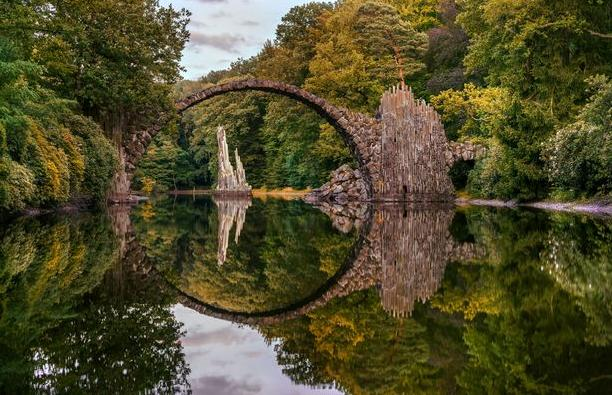
#> input picture Etapa1/OpenCV/ponte.jpg, 612 x 395 px
$ python atividade3.py
#> lines starting #> are read from the running program, lines starting #| are printed output that depends on the picture
# Importação das bibliotecas
import cv2

# Leitura da imagem com a função imread()
imagem = cv2.imread('ponte.jpg')
#> imagem is the input picture: shape (395, 612, 3); mean B, G, R 43.6, 75.7, 80

for y in range(0, imagem.shape[0]): # percorre linhas
    for x in range(0, imagem.shape[1]): # percorre colunas
        imagem[y, x] = (x%256,y%256,x%256)  # mantem o valor do pixel entre 0 e 255
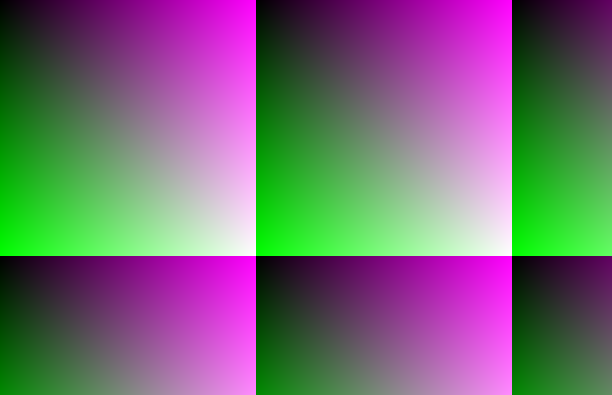
#> imagem: shape (395, 612, 3); mean B, G, R 114.8, 106.9, 114.8
                                            # uma vez que valores RGB assumem esse intevalo

# Mostra a imagem com a função imshow
cv2.imshow("Imagem modificada", imagem)
cv2.waitKey(0)  # espera pressionar qualquer tecla

$ run again, with Etapa1/OpenCV/entrada.jpg copied over Etapa1/OpenCV/ponte.jpg
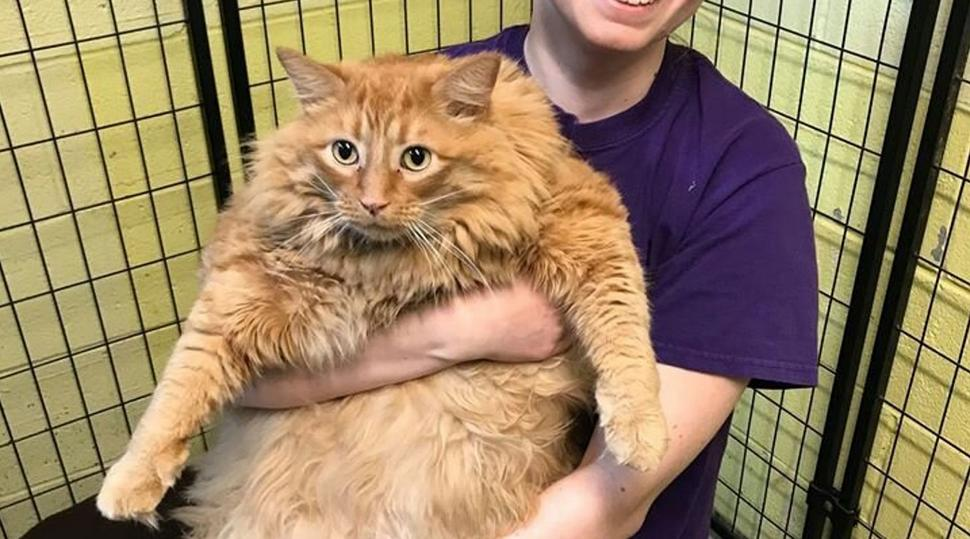
#> input picture Etapa1/OpenCV/entrada.jpg, 970 x 539 px
#> imagem is the input picture: shape (539, 970, 3); mean B, G, R 100.1, 132.4, 155.4
#> after the loop `for y in range(0, imagem.shape[0]):`:
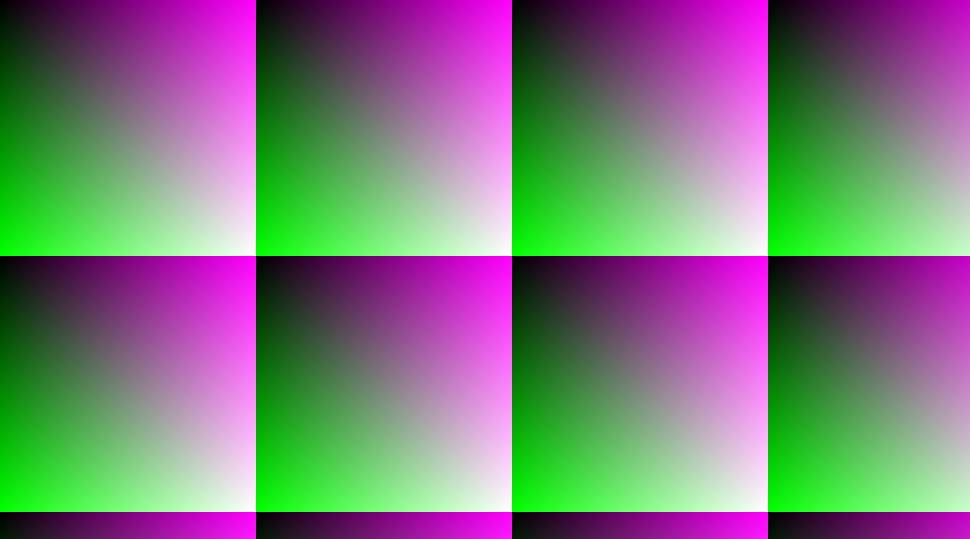
#> imagem: shape (539, 970, 3); mean B, G, R 121.9, 121.8, 121.9
